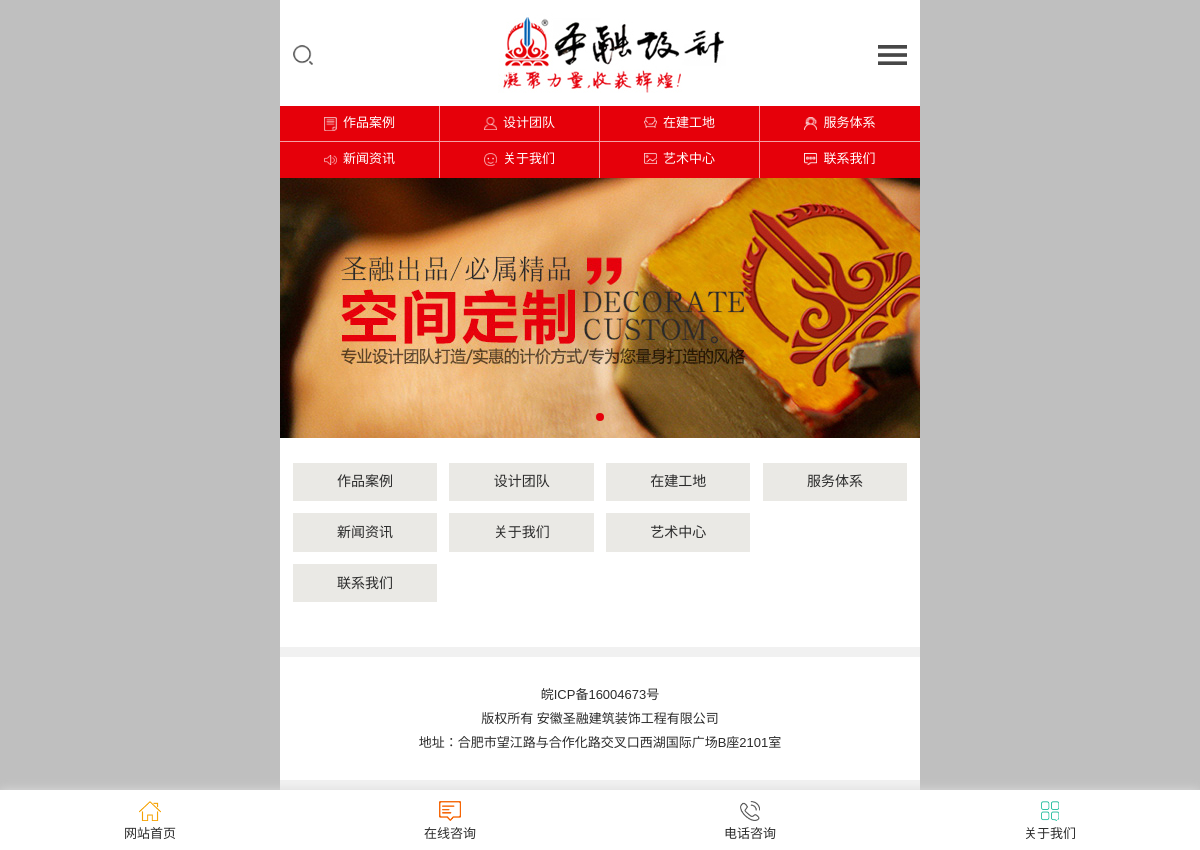
The page /info.php?class_id=102 on the database its author committed.
### tables this page shows
CREATE TABLE `banner` (
  `id` int(10) NOT NULL,
  `class_id` int(10) NOT NULL,
  `sortnum` int(20) NOT NULL,
  `title` varchar(100) DEFAULT NULL,
  `url` varchar(200) DEFAULT NULL,
  `pic` varchar(200) DEFAULT NULL,
  `width` int(10) DEFAULT NULL,
  `height` int(10) DEFAULT NULL,
  `state` int(10) NOT NULL,
  `content` text,
  `pic1` varchar(200) DEFAULT NULL,
  KEY `id` (`id`)
);

CREATE TABLE `info_class` (
  `id` varchar(20) NOT NULL DEFAULT '',
  `sortnum` int(10) unsigned NOT NULL DEFAULT '0',
  `name` varchar(50) NOT NULL DEFAULT '',
  `pic` varchar(200) DEFAULT NULL,
  `content` text,
  `files` text,
  `info_state` varchar(10) NOT NULL DEFAULT '',
  `max_level` tinyint(1) unsigned NOT NULL DEFAULT '0',
  `has_sub` tinyint(1) unsigned NOT NULL DEFAULT '0',
  `sub_content` tinyint(1) unsigned NOT NULL DEFAULT '0',
  `sub_pic` tinyint(1) unsigned NOT NULL DEFAULT '0',
  `hasViews` tinyint(1) unsigned NOT NULL DEFAULT '0',
  `hasState` tinyint(1) unsigned NOT NULL DEFAULT '0',
  `hasPic` tinyint(1) unsigned NOT NULL DEFAULT '0',
  `hasAnnex` tinyint(1) unsigned NOT NULL DEFAULT '0',
  `hasIntro` tinyint(1) unsigned NOT NULL DEFAULT '0',
  `hasContent` tinyint(1) unsigned NOT NULL DEFAULT '0',
  `hasWebsite` tinyint(1) unsigned NOT NULL DEFAULT '0',
  `hasAuthor` tinyint(1) unsigned NOT NULL DEFAULT '0',
  `hasSource` tinyint(1) unsigned NOT NULL DEFAULT '0',
  `hasKeyword` tinyint(1) unsigned NOT NULL DEFAULT '0',
  `state` tinyint(1) unsigned NOT NULL DEFAULT '0',
  `hasPics` tinyint(1) unsigned DEFAULT '0',
  `hasPic2` tinyint(1) unsigned DEFAULT '0',
  `hasContent2` tinyint(1) unsigned DEFAULT '0',
  `hasContent3` tinyint(1) unsigned DEFAULT '0',
  `hasContent4` tinyint(1) unsigned DEFAULT '0',
  `hasContent5` tinyint(1) unsigned DEFAULT '0',
  `hasContent6` tinyint(1) unsigned DEFAULT '0',
  `en_name` varchar(50) DEFAULT NULL,
  `hasDescription` tinyint(1) NOT NULL DEFAULT '0',
  `keyword` varchar(200) DEFAULT NULL,
  `description` varchar(200) DEFAULT NULL,
  PRIMARY KEY (`id`),
  KEY `sortnum` (`sortnum`)
);

CREATE TABLE `config_base` (
  `id` int(10) unsigned NOT NULL AUTO_INCREMENT,
  `name` varchar(100) NOT NULL DEFAULT '',
  `title` varchar(100) NOT NULL DEFAULT '',
  `icp` varchar(30) NOT NULL DEFAULT '',
  `keyword` varchar(200) NOT NULL DEFAULT '',
  `description` varchar(200) NOT NULL DEFAULT '',
  `contact` text,
  `copyright` text,
  `webcopyright` text,
  `javascriptFoot` text,
  `javascriptHead` text,
  `webJavascriptHead` text,
  `webJavascriptFoot` text,
  `hotline` varchar(100) DEFAULT NULL,
  `phone` varchar(100) DEFAULT NULL,
  `map` text,
  `rightButton` int(1) DEFAULT '0',
  `mobilejump` int(1) DEFAULT '1',
  `watermark` tinyint(1) DEFAULT '0',
  `waterpic` varchar(200) DEFAULT NULL,
  `waterpos` int(10) DEFAULT '5',
  PRIMARY KEY (`id`)
);

### config.php (called while the page is built, shortened)
<?
$config["db_host"] = "localhost";
$config["db_user"] = "root";
$config["db_pass"] = "root";
$config["db_name"] = "ahsrzs";

### include/onlyDB.php (called while the page is built, shortened)
<?
class onlyDB
{
	var $dbHost       = "";
	var $dbUser       = "";
	var $dbPassword   = "";
	var $dbName       = "";
	var $linkId;
	function onlyDB($dbHost, $dbUser, $dbPassword, $dbName = "")
	{
		$this->dbHost      = $dbHost;
		$this->dbUser      = $dbUser;
		$this->dbPassword  = $dbPassword;
		$this->dbName      = $dbName;
	}
	function connect()
	{
		$this->linkId = mysql_connect($this->dbHost, $this->dbUser, $this->dbPassword);
		if ($this->dbName)
		{
			return $this->select_db($this->dbName);
		}
		return true;
	}
	function select_db($dbName)
	{
		$rt = mysql_select_db($dbName);
		if (!$rt)
		{
			raise( new OnlyException( $this->error() ) );
		}
		else
		{
			$this->dbName = $dbName;
		}
		return $rt;
	}
	function query($query)
	{
		$rt = mysql_query($query, $this->linkId);
		return $rt;
	}
	function fetch_array($result, $fetchModule = MYSQL_ASSOC)
	{
		return mysql_fetch_array($result, $fetchModule);
	}
}
?>

### init.php (called while the page is built, shortened)
<?
require("config.php");
require("include/onlyDB.php");
$db	= new onlyDB($config["db_host"], $config["db_user"], $config["db_pass"], $config["db_name"]);
$sql = "select * from config_base where id=1";
$rst = $db->query($sql);
if ($row = $db->fetch_array($rst))
{
	$config_copyright		= $row["copyright"];
	$config_hotline			= $row["hotline"];
}
?>

### left.php (the view, shortened to what this page needs)
<div class="i-menu">
    <dl class="clearfix">
        <?
        $second_id=substr($class_id,0,6);
        if ($menu == "contact"){
            $sql = "select id, name from dept order by sortnum asc";
            $rst = $db->query($sql);
            while ($row = $db->fetch_array($rst)){
        ?>
        <dt><a href="<?=$menu?>.php?dept_id=<?=$row["id"]?>"<?if ($dept_id == $row["id"]) echo " class='current'"?>><?=$row["name"]?></a></dt>
        <?
            }
        }elseif ($menu == "search"){
        ?>
        <dt><a href="<?=$menu?>.php" class="current"><?=$base_name?></a></dt>
        <?
        }else{
        ?>
        <?
            $sql = "select * from info_class where id like '" . $base_id . "___'  order by sortnum asc";
            $rst = $db->query($sql);
            while ($row = $db->fetch_array($rst)){
        ?>
            <dt><a href="info.php?class_id=<?=$row["id"]?>"<? if($row["id"]==$second_id) echo " class='current'"?>><?=$row["name"]?></a></dt>
        <?
            }
        }
        ?>
    </dl>
</div>

### begin.php (shortened to what this page needs)
<div class="header clearfix">
	<div class="search">
		<div class="search-o"></div>
	</div>
	<div class="logo">
		<?
		    $sql = "select title, pic from banner where class_id = 2 and state>0 and pic<>'' order by sortnum desc";
		    $rst = $db->query($sql);
		    if ( $row = $db->fetch_array($rst) ) {
		?>
		<a href="./"><img src="<?=UPLOAD_PATH . $row["pic"]?>" alt="<?=$row["title"]?>" /></a>
		<?
			}
		?>
	</div>
	<div class="ico"></div>
</div>
<div class="nav">
	<ul class="clearfix">
		<li><a href="info.php?class_id=101"><img src="images/n1.png">作品案例</a></li>
		<li><a href="info.php?class_id=102"><img src="images/n2.png">设计团队</a></li>
		<li><a href="info.php?class_id=103"><img src="images/n3.png">在建工地</a></li>
		<li><a href="info.php?class_id=104"><img src="images/n4.png">服务体系</a></li>
		<li><a href="info.php?class_id=105"><img src="images/n5.png">新闻资讯</a></li>
		<li><a href="info.php?class_id=106"><img src="images/n6.png">关于我们</a></li>
		<li><a href="info.php?class_id=107"><img src="images/n7.png">艺术中心</a></li>
		<li><a href="info.php?class_id=108"><img src="images/n8.png">联系我们</a></li>
	</ul>
</div>
<div class="swiper-container swiper-container-1">
	<div class="swiper-wrapper">
		<?
		    $sql = "select url, title, pic from banner where class_id = 1 and state>0 and pic<>'' order by sortnum desc";
		    $rst = $db->query($sql);
		    while ( $row = $db->fetch_array($rst) ) {
	    ?>
		<div class="swiper-slide"><a href="<?=$row["url"]?>"><img src="<?=UPLOAD_PATH . $row["pic"]?>" alt="<?=$row["title"]?>" /></a></div>
		<?
			}
		?>
	</div>
	<div class="swiper-pagination swiper-pagination-1"></div>
</div>

### end.php (shortened to what this page needs)
<div class="footer">
	<div class="copyright"><?=$config_copyright?></div>
</div>
<div class="fixed-list">
	<ul class="clearfix">
		<li><a href="./"><em></em>网站首页</a></li>
		<li><a href="###"><em></em>在线咨询</a></li>
		<li><a href="tel:<?=$config_hotline?>"><em></em>电话咨询</a></li>
		<li><a href="info.php?class_id=106"><em></em>关于我们</a></li>
	</ul>
</div>

### images/base.css (style rules this page uses)
* { margin:0;padding:0; }
em,i { font-style:normal; }
li { list-style:none; }
img { border:0;width:100%;height:auto;vertical-align:top; }
body,button,input,select,textarea { font:12px/1.5 Microsoft yahei,Arial;border:0; }
a,a:focus,a:hover { outline:none;text-decoration:none; }
.clearfix:after { content:'\20';display:block;height:0;clear:both; }
.clearfix { *zoom:1; }
body { background:#bfbfbf;color:#2b2b2b;position:relative; }
a { color:#2b2b2b;transition: all 0.4s; }
.header { background:#fff;padding:2% 0; }
.search { margin:32px 0 0 2%; float:left; cursor:pointer; width:20px; height:20px; overflow:hidden; z-index:100; position:relative; }
.search-o { position: absolute; top:0; left: 0; width:20px; height:20px; background:url(search_btn.png); background-size:contain; }
.logo { float:left;margin:0 0 0 15%;max-width:80%; }
.logo img { width:100%; }
.ico { width:29px;height:20px;background:url(ico.png);background-size:contain;background-repeat:no-repeat;margin:32px 2% 0 0;float:right;cursor:pointer; }
@media all and (min-width:640px) { .logo { margin:0 0 0 29%;max-width:80%; } }
.swiper-container { text-align:center; }
.swiper-container-1>.swiper-pagination-bullets, .swiper-pagination-custom, .swiper-pagination-fraction { bottom:12px !important; }
.nav { background:#e6000a; }
.nav li { width:25%;float:left;display:inline;height:36px;line-height:34px;text-align:center;border-right:1px solid #f6a1a4;box-sizing:border-box; }
.nav li a { color:#fff;font-size:13px; }
.nav li:nth-child(1),.nav li:nth-child(2),.nav li:nth-child(3),.nav li:nth-child(4) { border-bottom:1px solid #f6a1a4; }
.nav li:nth-child(4),.nav li:nth-child(8) { border-right:0; }
.nav li img { max-width:13px;margin:11px 6px 0 0; }
@media all and (min-width:414px) { .nav li:nth-child(5) img { margin-top:13px; } }
.copyright { text-align:center;padding:4% 0;font-size:13px;line-height:24px;border-bottom:10px solid #f1f1f1; }
.fixed-list { width:100%;background:linear-gradient(#fff,#fff);position:fixed;left:0;bottom:0;z-index:9999;box-shadow:0 0 10px #ddd; }
.fixed-list li { float:left;display:inline;width:25%;height:60px;text-align:center; }
.fixed-list li a { font-size:13px;display:block; }
.fixed-list li:nth-child(1) em { display:block;width:22px;height:20px;background:url(f1.png);background-size:contain;background-repeat:no-repeat;margin:11px auto 3px; }
.fixed-list li:nth-child(2) em { display:block;width:22px;height:20px;background:url(f2.png);background-size:contain;background-repeat:no-repeat;margin:11px auto 3px; }
.fixed-list li:nth-child(3) em { display:block;width:20px;height:20px;background:url(f3.png);background-size:contain;background-repeat:no-repeat;margin:11px auto 3px; }
.fixed-list li:nth-child(4) em { display:block;width:18px;height:20px;background:url(f4.png);background-size:contain;background-repeat:no-repeat;margin:11px auto 3px; }

### images/inside.css (style rules this page uses)
.copyright { border-top:10px solid #f1f1f1; }
.i-menu { padding:2% 2% 4%; }
.i-menu dt { width:23.5%;background:#eae9e5;text-align:center;float:left;display:inline;margin:2% 2% 0 0;font-size:14px; }
.i-menu dt a { display:block;padding:6% 0; }
.i-menu dt:nth-child(4) { margin-right:0; }

### rows shown on the page
banner: pic (picture)
banner: pic (picture)
info_class: name "作品案例"
info_class: name "设计团队"
info_class: name "在建工地"
info_class: name "服务体系"
info_class: name "新闻资讯"
info_class: name "关于我们"
info_class: name "艺术中心"
info_class: name "联系我们"
config_base: copyright "皖ICP备16004673号 版权所有 安徽圣融建筑装饰工程有限公司 地址：合肥市望江路与合作化路交叉口西湖国际广场B座2101室"
